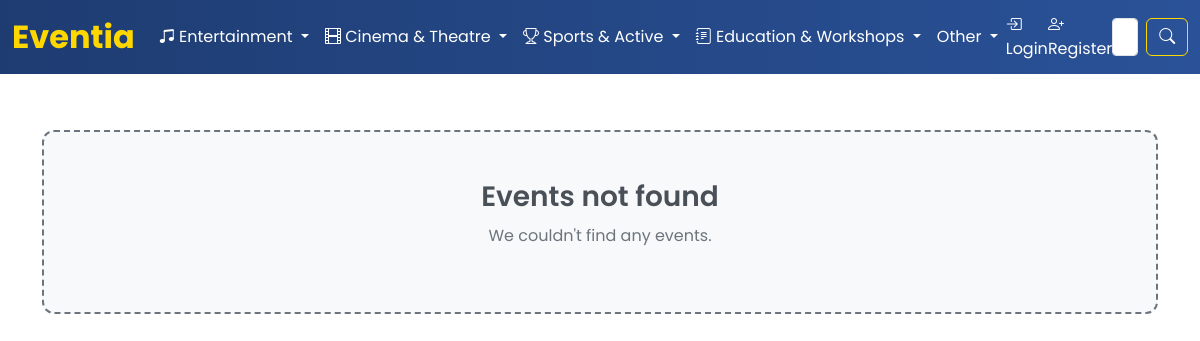
The page /events/all-events/ on the database as committed earlier.
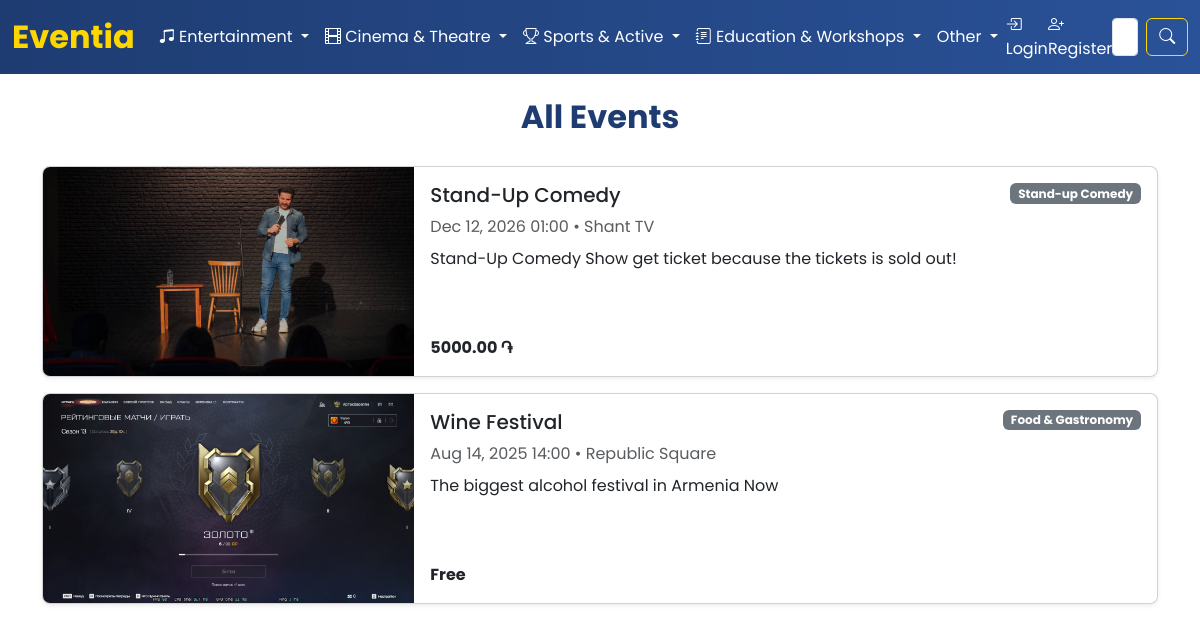
The same page on the database as committed later.
### eventia_app/models.py (models this page shows, shortened)
class Event(models.Model):
    CATEGORY_CHOICES = [
        ("concerts", "Concerts"),
        ("festivals", "Festivals"),
        ("dj-parties", "DJ Parties"),
        ("standup-comedy", "Stand-up Comedy"),
        ("movie-premieres", "Movie Premieres"),
        ("theatre", "Theatre Performances"),
        ("opera-ballet", "Opera & Ballet"),
        ("matches", "Matches & Tournaments"),
        ("runs-cycling", "Runs & Cycling"),
        ("yoga-wellness", "Yoga & Wellness"),
        ("educational-courses", "Educational Courses"),
        ("seminars", "Seminars & Lectures"),
        ("masterclasses", "Masterclasses"),
        ("business-workshops", "Business Workshops"),
        ("exhibitions-art", "Exhibitions & Art"),
        ("food-gastronomy", "Food & Gastronomy"),
        ("online-events", "Online Events"),
    ]
    title = models.CharField(max_length=200)
    description = models.TextField()
    date = models.DateTimeField()
    location = models.CharField(max_length=100)
    price = models.DecimalField(max_digits=8, decimal_places=2)
    image = models.ImageField(upload_to="event_images/")
    category = models.CharField(
        max_length=50,
        choices=CATEGORY_CHOICES,
        default='concerts'
    )
    def display_price(self):
        if self.price == 0:
            return "Free"
        return f"{self.price} ֏"

### eventia_app/views.py (the view)
# urls.py: path('all-events/', views.all_events, name='all_events'),
def all_events(request):
    events = Event.objects.all()
    paginator = Paginator(events, 5)
    page_number = request.GET.get('page')
    page_obj = paginator.get_page(page_number)
    return render(request, 'eventia_app/all_events.html', {
        'page_obj': page_obj
    })

### templates/eventia_app/all_events.html (shortened to what this page needs)
{% extends 'base.html' %}
{% load static %}
{% block content %}
<link rel="stylesheet" href="{% static 'css/all_events.css' %}">
<div class="container py-4">
    {% if page_obj.object_list %}
    <h2 class="events-title">All Events</h2>
    {% for event in page_obj %}
    <a href="{% url 'event_detail' event.pk %}" class="event-card-link text-decoration-none">
        <div class="card mb-3 shadow-sm event-card">
            <div class="row g-0 align-items-stretch">
                <div class="col-md-4">
                    {% if event.image %}
                    <img src="{{ event.image.url }}" class="img-fluid h-100 w-100"
                         style="object-fit: cover; min-height: 180px;" alt="{{ event.title }}">
                    {% else %}
                    <div class="d-flex align-items-center justify-content-center bg-light text-muted w-100"
                         style="min-height: 180px;">No image
                    </div>
                    {% endif %}
                </div>
                <div class="col-md-8">
                    <div class="card-body d-flex flex-column h-100">
                        <div class="d-flex justify-content-between align-items-start mb-2">
                            <h5 class="card-title mb-0">{{ event.title }}</h5>
                            <span class="badge bg-secondary">{{ event.get_category_display }}</span>
                        </div>
                        <p class="card-text mb-2 text-muted">
                            {{ event.date|date:"M d, Y H:i" }} • {{ event.location }}
                        </p>
                        <p class="card-text flex-grow-1">
                            {{ event.description|truncatewords:35 }}
                        </p>
                        <div class="d-flex justify-content-between align-items-center">
                            <strong>
                                {{ event.display_price }}
                            </strong>
                        </div>
                    </div>
                </div>
            </div>
        </div>
    </a>
    {% endfor %}
    {% else %}
    <div class="no-events text-center py-5">
        <h3>Events not found</h3>
        <p>We couldn't find any events.</p>
    </div>
    {% endif %}
</div>
{% endblock %}

### templates/base.html (shortened to what this page needs)
{% load static %}
<!DOCTYPE html>
<html lang="en">
<head>
    <link href="https://cdn.jsdelivr.net/npm/bootstrap@5.3.3/dist/css/bootstrap.min.css" rel="stylesheet">
    <link rel="stylesheet" href="https://cdn.jsdelivr.net/npm/bootstrap-icons@1.11.3/font/bootstrap-icons.css">
    <link rel="stylesheet" href="{% static 'css/base.css' %}">
</head>
<body>
<nav class="navbar navbar-expand-lg bg-body-tertiary">
    <div class="container-fluid">
        <a class="navbar-brand" href="{% url 'home_page' %}">Eventia</a>
        <div class="collapse navbar-collapse" id="navbarSupportedContent">
            <ul class="navbar-nav me-auto mb-2 mb-lg-0">
                <li class="nav-item dropdown">
                    <a class="nav-link dropdown-toggle" href="#" role="button" data-bs-toggle="dropdown"
                       aria-expanded="false">
                        <i class="bi bi-music-note-beamed"></i> Entertainment
                    </a>
                </li>
                <li class="nav-item dropdown">
                    <a class="nav-link dropdown-toggle" href="#" role="button" data-bs-toggle="dropdown"
                       aria-expanded="false">
                        <i class="bi bi-film"></i> Cinema & Theatre
                    </a>
                </li>
                <li class="nav-item dropdown">
                    <a class="nav-link dropdown-toggle" href="#" role="button" data-bs-toggle="dropdown"
                       aria-expanded="false">
                        <i class="bi bi-trophy"></i> Sports & Active
                    </a>
                </li>
                <li class="nav-item dropdown">
                    <a class="nav-link dropdown-toggle" href="#" role="button" data-bs-toggle="dropdown"
                       aria-expanded="false">
                        <i class="bi bi-journal-text"></i> Education & Workshops
                    </a>
                </li>
                <li class="nav-item dropdown">
                    <a class="nav-link dropdown-toggle" href="#" role="button" data-bs-toggle="dropdown"
                       aria-expanded="false">
                        Other
                    </a>
                </li>
            </ul>
            {% if user.is_authenticated %}
            <a href="{% url 'user_detail' %}" class="nav-link"><i class="bi bi-person-circle"></i> {{ user.username
                }}</a>
            <a href="{% url 'logout' %}" class="nav-link"><i class="bi bi-box-arrow-right"></i> Logout</a>
            {% else %}
            <a href="{% url 'login' %}" class="nav-link"><i class="bi bi-box-arrow-in-right"></i> Login</a>
            <a href="{% url 'register' %}" class="nav-link"><i class="bi bi-person-plus"></i> Register</a>
            {% endif %}
            <form class="d-flex" role="search">
                <input class="form-control me-2" type="search" placeholder="Search" aria-label="Search"/>
                <button class="btn btn-outline-primary" type="submit"><i class="bi bi-search"></i></button>
            </form>
        </div>
    </div>
</nav>
{% block content %}{% endblock %}
</body>
</html>

### static/css/base.css (style rules this page uses)
body, .navbar, .nav-link, .navbar-brand, .dropdown-item, .form-control, .btn { font-family: 'Poppins', sans-serif; }
.navbar { background: linear-gradient(90deg, #1e3c72, #2a5298); position: relative; z-index: 10; }
.navbar-brand { font-weight: 700; font-size: 2rem; color: #ffd700; text-align: center; display: inline-block; animation: slideUp 1.5s ease-out forwards; text-decoration: none; }
.nav-link, .dropdown-item { color: #fff; transition: color 0.3s, background-color 0.3s; text-decoration: none; }
.form-control { border-radius: 0.25rem; }
.btn-outline-primary { font-weight: 500; transition: all 0.3s; color: #fff; border-color: #ffd700; background-color: transparent; }

### static/css/all_events.css (style rules this page uses)
.events-title { text-align: center; font-size: 2rem; font-weight: 700; margin-bottom: 30px; color: #1e3c72; font-family: 'Poppins', sans-serif; }
.event-card-link { display: block; position: relative; transition: transform 0.3s; }
.event-card-link .event-card { border-radius: 8px; overflow: hidden; transition: transform 0.3s; position: relative; z-index: 1; }
.event-card-link::before { content: ''; position: absolute; top: -5px; left: -5px; right: -5px; bottom: -5px; border-radius: 12px; box-shadow: 0 0 15px 3px rgba(0, 123, 255, 0.6); opacity: 0; transition: opacity 0.3s; pointer-events: none; z-index: 0; }

Rows that differ between the two databases and show on the page:
added Event: image (picture), title "Stand-Up Comedy", category "Stand-up Comedy", date "Dec 12, 2026 01:00", location "Shant TV", description "Stand-Up Comedy Show get ticket because the tickets is sold out!", display_price "5000.00 ֏"
added Event: image (picture), title "Wine Festival", category "Food & Gastronomy", date "Aug 14, 2025 14:00", location "Republic Square", description "The biggest alcohol festival in Armenia Now", display_price "Free"
Other text that changed with them:
text no longer shown: "Events not found We couldn't find any events."
text now shown: "All Events"
